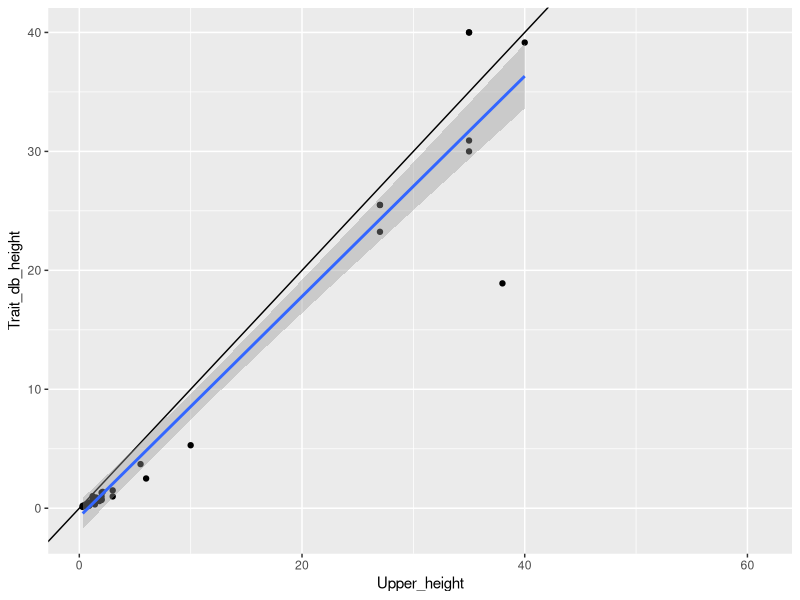
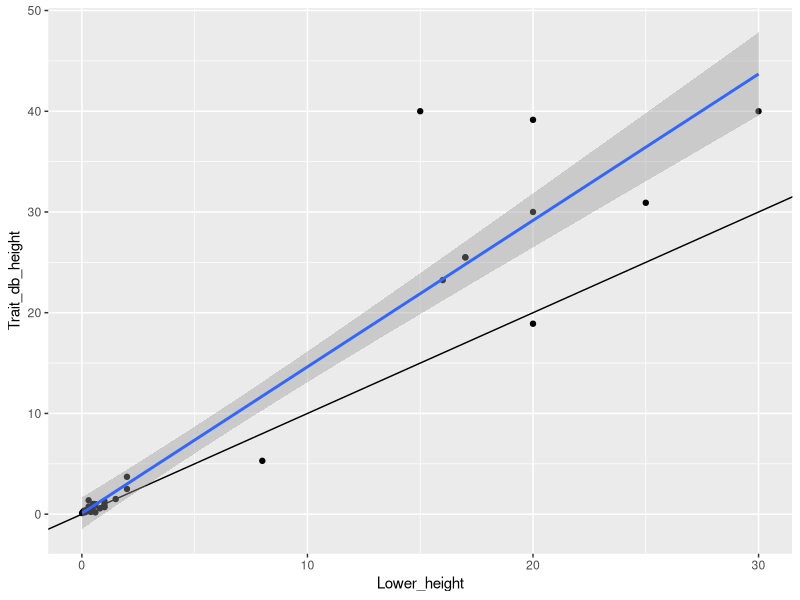
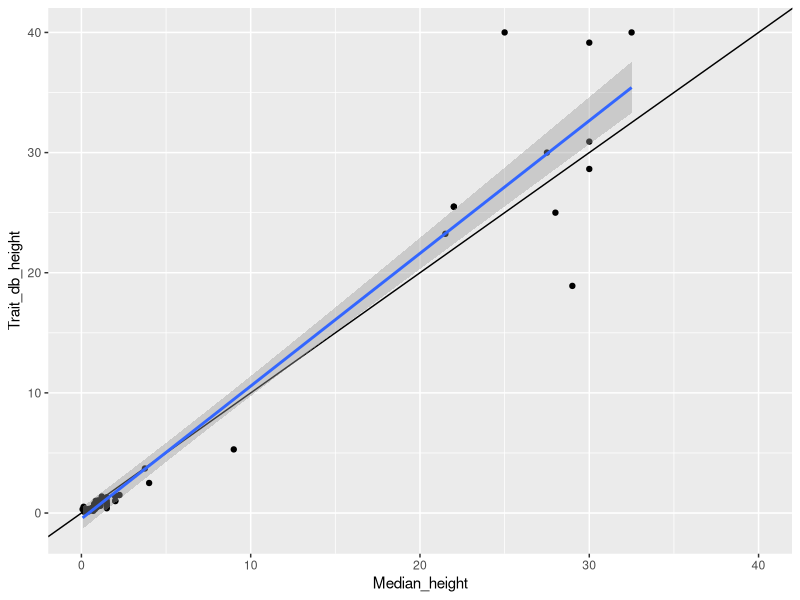
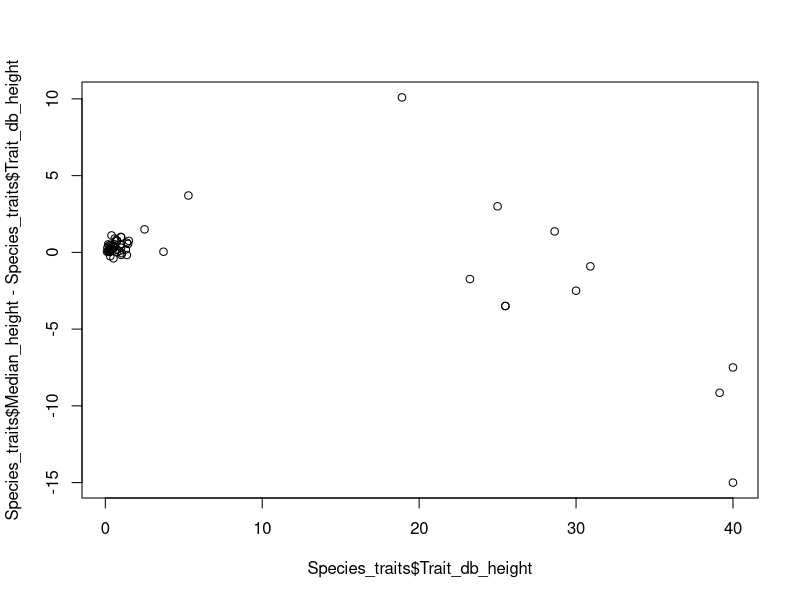

The R source for these figures, in order:
#script to sort out trait data and check for inconsistencies

library(ggplot2)

#load in data
Species_traits<-read.csv("Data/Species_resolved_traits.csv")


Species_traits$Median_height<-ifelse(!is.na(Species_traits$Single_height),Species_traits$Single_height,(Species_traits$Upper_height+Species_traits$Lower_height)/2)

write.csv(Species_traits,"Data/Species_traits_median.csv")

head(Species_traits)


ggplot(Species_traits,aes(y= Trait_db_height,x=Upper_height))+geom_point()+geom_abline()+geom_smooth(method="lm")
ggplot(Species_traits,aes(y= Trait_db_height,x=Lower_height))+geom_point()+geom_abline()+geom_smooth(method="lm")
ggplot(Species_traits,aes(y= Trait_db_height,x=Median_height))+geom_point()+geom_abline()+geom_smooth(method="lm")



#look at how close height values derived from internet are to trait databases
#first calculated as a percentage
sqrt(mean(((Species_traits$Trait_db_height-Species_traits$Upper_height)/Species_traits$Trait_db_height)^2,na.rm = T))-1
sqrt(mean(((Species_traits$Trait_db_height-Species_traits$Lower_height)/Species_traits$Trait_db_height)^2,na.rm = T))-1
sqrt(mean(((Species_traits$Trait_db_height-Species_traits$Median_height)/Species_traits$Trait_db_height)^2,na.rm = T))-1

#then in metres
sqrt(mean(((Species_traits$Trait_db_height-Species_traits$Upper_height))^2,na.rm = T))
sqrt(mean(((Species_traits$Trait_db_height-Species_traits$Lower_height))^2,na.rm = T))
sqrt(mean(((Species_traits$Trait_db_height-Species_traits$Median_height))^2,na.rm = T))


#plot how this varies by height

plot(Species_traits$Trait_db_height,Species_traits$Median_height-Species_traits$Trait_db_height)

